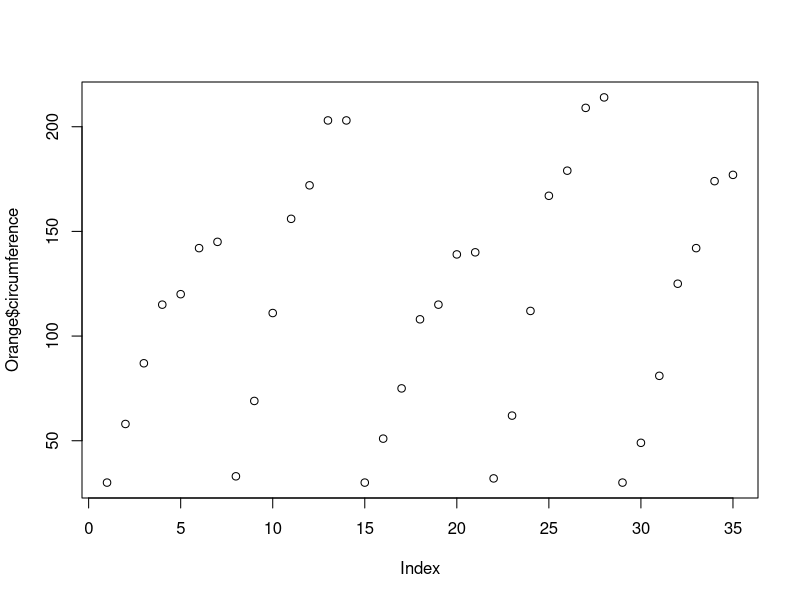
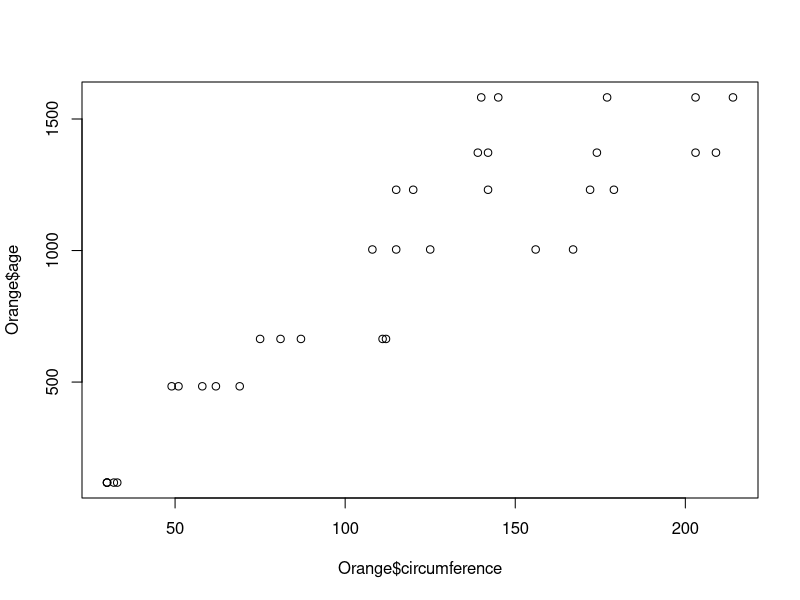
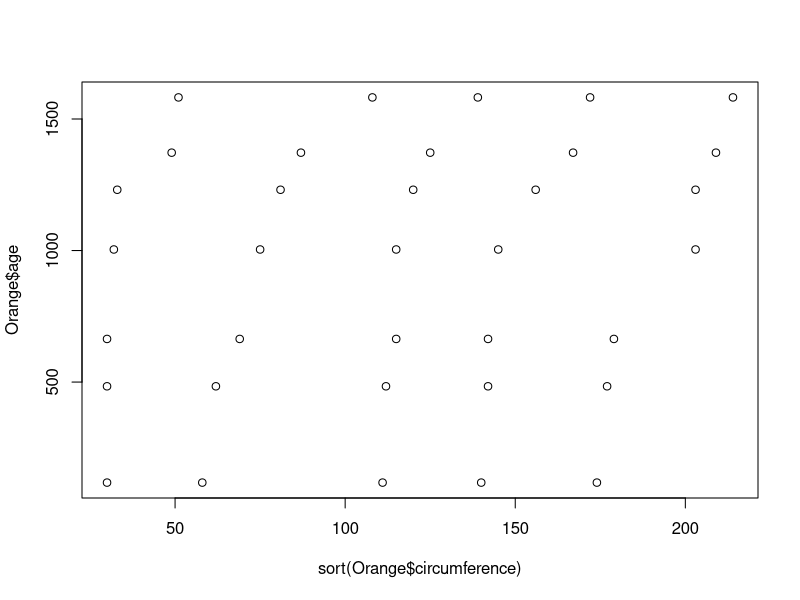
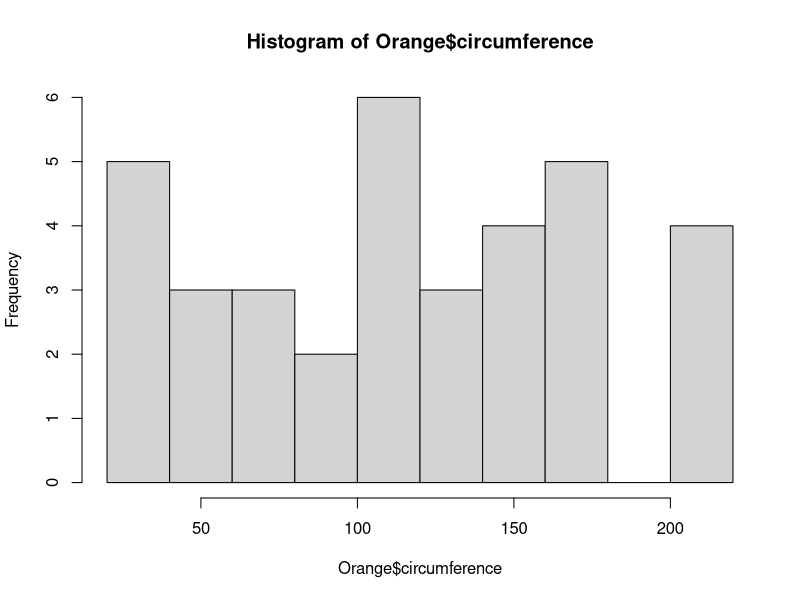
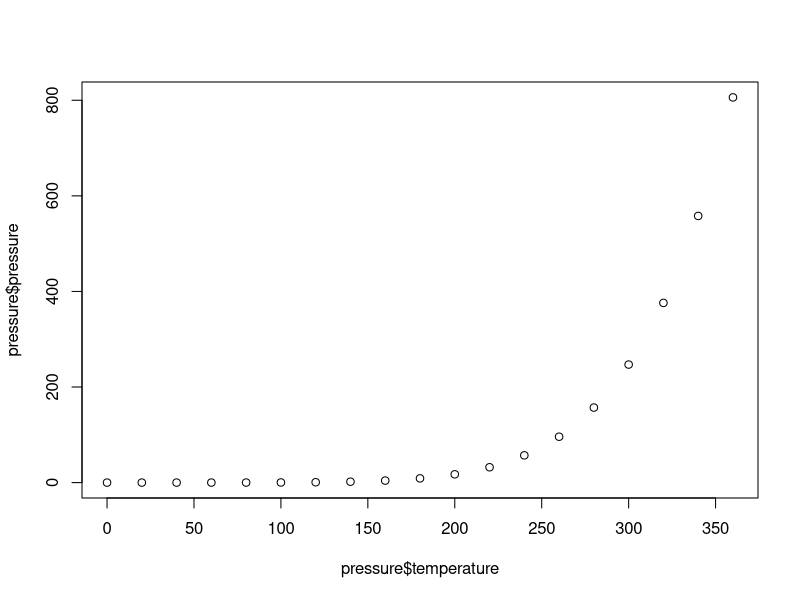

Generate these figures, in order, with R:
## ---- chunk 1
#Con este codigo creo una lista que tiene tres variables: Tree, Age, Circumference. 
#Estas variables toman valores 35 valores
Orange
#Con este codigo graficamos la variable Circumference segun la posicion que ocupa en la tabla
plot(Orange$circumference)
#Con este codigo graficamos Age en funcion de Circumference
plot(Orange$circumference,Orange$age)
#Con este codigo obtenemos ayuda de la seccion Help donde 
#nos explica como funciona el comando Sort
?sort
#En este codigo graficamos Age en funcion de Circumference, 
#la utilidad del comando sort radica en ordenar los valores de la variable Circumference
plot(sort(Orange$circumference),Orange$age)
#La siguiente funcion crea un histograma de la variable Circumference mostrando 
#la frecuencia de aparicion de los valores
hist(Orange$circumference)
#Con este codigo creamos una tabla con 19 valores 
#de una variable llamada temperature en 
#Correspondencia con 19 valores de una variable llamada pressure
pressure
#Con este codigo graficamos la pressure en funcion de la temperature 
plot(pressure$temperature,pressure$pressure)
## ---- chunk 2
a <- 5
b <- -3
a+b
## ---- chunk 3
#c significa coleccion o concatenacion
# la flecha es de asignacion de un valor a la variable mi_vector_a
mi_vector_a <- c(12,34,12,54,23,12,65,34,12,56,66)
mi_vector_b<- seq(1:16)
#seq() es para apicar una secuencia de numeros
mi_vector_a
mi_vector_b
## ---- chunk 4
# Primero colocamos el vector, luego el numero de filas con nrow 
#o el numero de columnas con ncol, y luego TRUE para ordenarlos por 
#fila y FALSE por columna. PREGUNTAR: Por que por default nos deja 4 
#columnas. Lo debe hacer porque necesita todas las columnas para 
#terminar de meter al vector. Los espacios que sobran los rellena empezando de nuevo
mi_matriz_c <- matrix(mi_vector_b,nrow=4,byrow=FALSE)
mi_matriz_c
#Para acceder a un elemento coloco el nombre de mi matriz con el 
#elemento entre corchetes mi_matriz_c[2,3]
mi_matriz_c[2,3]
## ---- chunk 5
#Para traer la fila 4 pongo nombre matriz con numero de fila y un espacio (vacio) en la columna
mi_matriz_c[4, ]
mi_matriz_c[ ,1]
## ---- chunk 6
#Con este comando le saco la fila 2 
mi_matriz_c[-2, ]
## ---- chunk 7
#Con este codigo puedo contar el tiempo que tarda el programa en creae mi matriz de 100x100 
start_time <- Sys.time()

mi_vector_10000 <- seq(1:10000)
mi_matriz_100 <- matrix(mi_vector_10000,nrow=100,byrow=TRUE)
mi_matriz_100

end_time <- Sys.time()
end_time - start_time
## ---- chunk 8
sum1=0
for (x in 1:10) {
  start_time <- Sys.time()
mi_matriz_100 <- matrix(mi_vector_10000, nrow=100, byrow=TRUE)
end_time <- Sys.time()
sum1 <- end_time - start_time + sum1
sum1 <- sum1/10
}
print(sum1)
